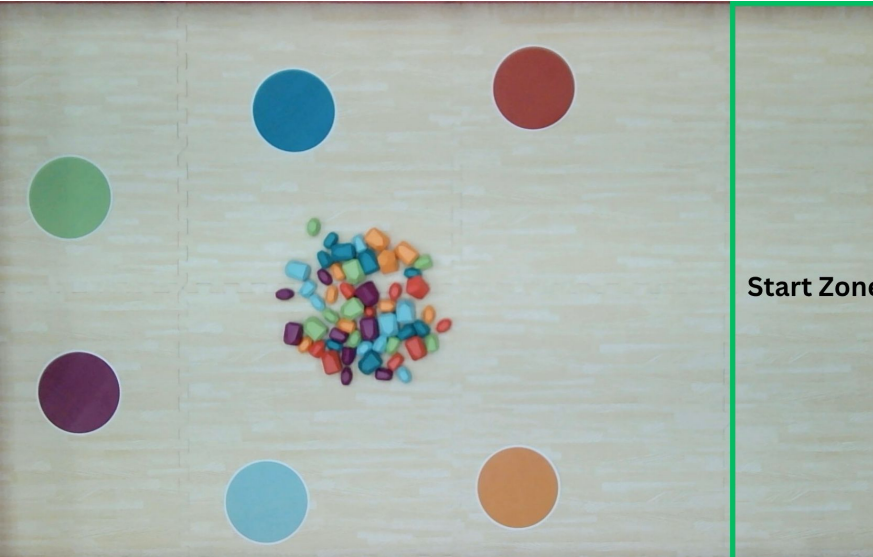
#> input picture img/map.png, 873 x 557 px
$ python find_color_circle_old_ai.py
#> lines starting #> are read from the running program, lines starting #| are printed output that depends on the picture; after the words box and inside, x2 and y2 are one past the last pixel; in counts of white or black regions, pixels touching at a corner belong together
import cv2
import numpy as np
import math

img = cv2.imread("img/map.png")
#> img is the input picture: shape (557, 873, 3); mean B, G, R 172.7, 180, 170.4
hsv = cv2.cvtColor(img, cv2.COLOR_BGR2HSV)
#> hsv: shape (557, 873, 3); mean H, S, V 64.6, 27.8, 183.8

colors = {
    "GREEN":  ((35, 40, 40), (85, 255, 255)),

    # 🔵 น้ำเงินเข้ม
    "BLUE":   ((88, 160, 50), (105, 255, 230)),

    "RED":    ((0, 60, 40), (10, 255, 255)),

    "PURPLE": ((130, 40, 40), (170, 255, 255)),

    # 🩵 ฟ้าอ่อน
    "CYAN":   ((80, 20, 120), (100, 155, 255)),

    "ORANGE": ((10, 60, 40), (25, 255, 255))
}

for color_name, (lower, upper) in colors.items():

    lower = np.array(lower)
    upper = np.array(upper)

    # แยกสี
    mask = cv2.inRange(hsv, lower, upper)

    # ลด noise
    mask = cv2.morphologyEx(
        mask,
        cv2.MORPH_OPEN,
        np.ones((5, 5), np.uint8)
    )

    # หา contour
    contours, _ = cv2.findContours(
        mask,
        cv2.RETR_EXTERNAL,
        cv2.CHAIN_APPROX_SIMPLE
    )

    for contour in contours:

        area = cv2.contourArea(contour)

        # 1. กรองของที่เล็กเกินไป
        if area < 3000:
            continue

        perimeter = cv2.arcLength(contour, True)

        if perimeter == 0:
            continue

        # 2. คำนวณความกลม
        circularity = (
            4 * math.pi * area
            / (perimeter * perimeter)
        )

        # ต้องกลมพอ
        if circularity < 0.75:
            continue

        # 3. Bounding Box
        x, y, w, h = cv2.boundingRect(contour)

        # 4. ตรวจสอบสัดส่วน
        # วงกลมควรมี width และ height ใกล้กัน
        ratio = w / h

        if ratio < 0.8 or ratio > 1.2:
            continue

        # ผ่านทุกเงื่อนไข = เป็นวงกลมที่เราต้องการ

        center_x = x + w // 2
        center_y = y + h // 2

        # วาดกรอบ
        cv2.rectangle(
            img,
            (x, y),
            (x + w, y + h),
            (0, 255, 0),
            3
        )

        # จุดกึ่งกลาง
        cv2.circle(
            img,
            (center_x, center_y),
            5,
            (0, 0, 255),
            -1
        )

        # ชื่อสี
        cv2.putText(
            img,
            color_name,
            (x, y - 10),
            cv2.FONT_HERSHEY_SIMPLEX,
            0.7,
            (0, 0, 0),
            2
        )
        cv2.putText(
    img,
    f"({center_x}, {center_y})",
    (x + w - 80, y + 15),
    cv2.FONT_HERSHEY_SIMPLEX,
    0.4,              # ขนาดตัวอักษร
    (0, 0, 0),
    1                 # ความหนา
)
        print(
            f"{color_name}: "
            f"Box=({x},{y},{w},{h}) "
            f"Center=({center_x},{center_y}) "
            f"Circularity={circularity:.2f}"
        )
#> this loop made 6 passes
#> pass 1, `mask = cv2.inRange(hsv, lower, upper)`:
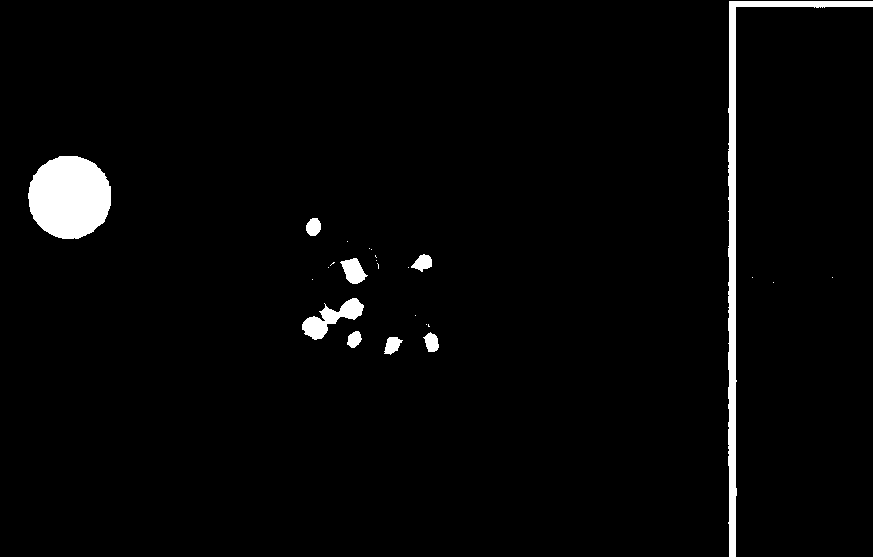
#> mask: shape (557, 873); 2.7% white; 25 white regions (16 under 20 px), largest, box (x1, y1, x2, y2) and area: (28, 156, 111, 239) 5449, (728, 1, 873, 557) 4889, (302, 298, 364, 340) 1053
#> pass 2, `mask = cv2.inRange(hsv, lower, upper)`:
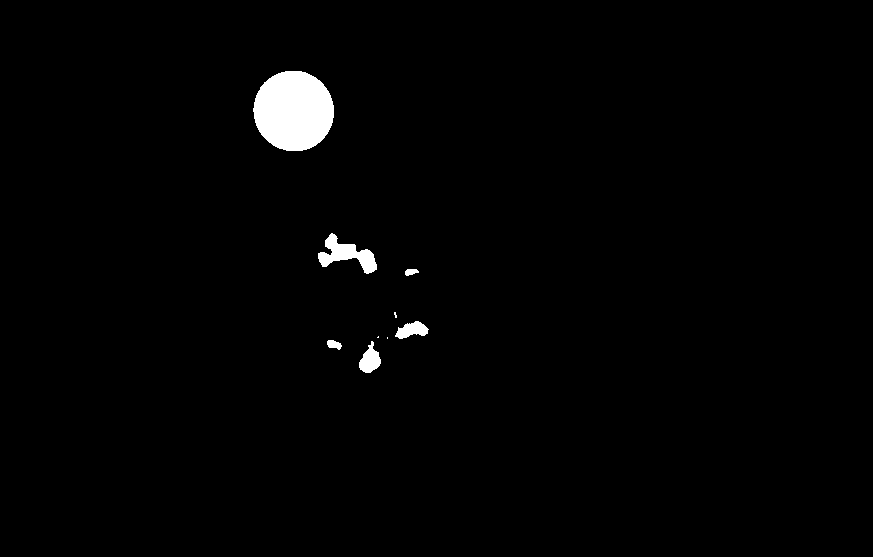
#> mask: shape (557, 873); 1.5% white; 9 white regions (3 under 20 px), largest, box (x1, y1, x2, y2) and area: (253, 71, 334, 151) 5108, (318, 233, 377, 274) 1026, (359, 341, 381, 373) 412, (395, 321, 429, 339) 367, (327, 340, 342, 350) 101, (405, 269, 419, 276) 71
#> after the loop:
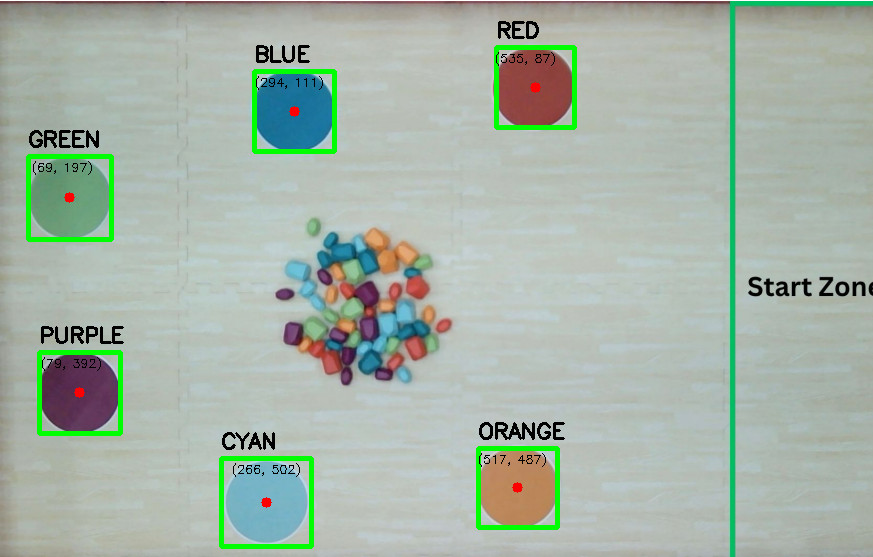
#> img: shape (557, 873, 3); 2.97% of pixels changed, all inside (x1, y1, x2, y2) = (26, 21, 577, 549)
#> after the loop:
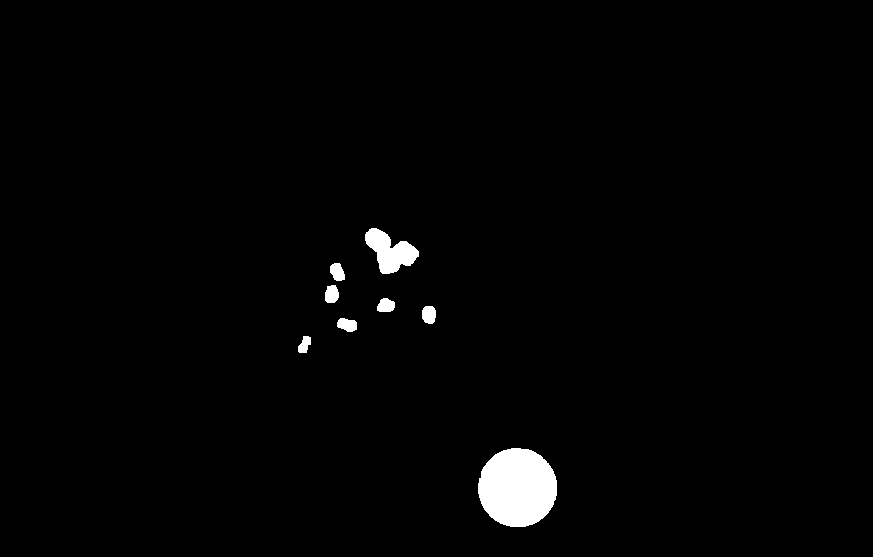
#> mask: shape (557, 873); 1.5% white; 8 white regions, largest, box (x1, y1, x2, y2) and area: (478, 448, 557, 527) 4927, (365, 228, 419, 274) 1360, (422, 306, 436, 324) 215

cv2.imshow("Result", img)
cv2.waitKey(0)
cv2.destroyAllWindows()
